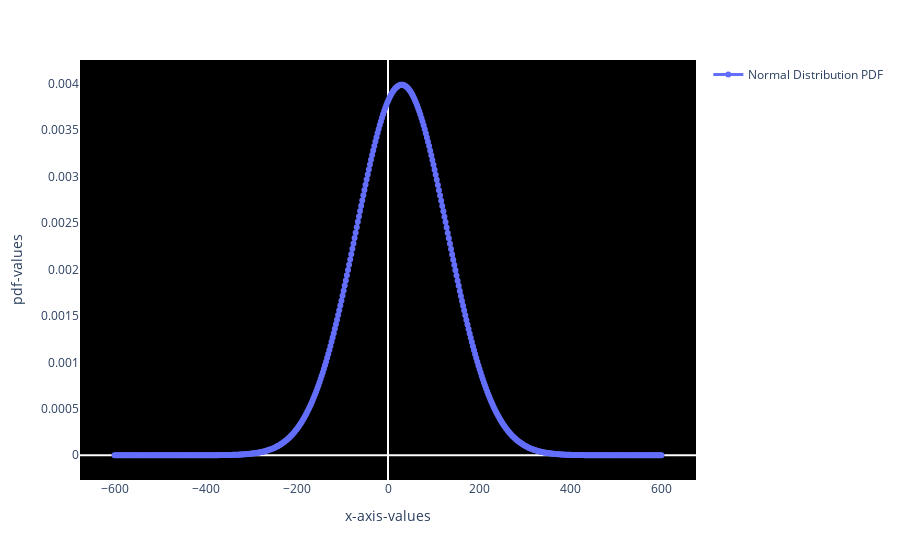

This figure's notebook cell:
### Code cell
mu = 30
std = 100
data = np.linspace(-600,600,500)
norm_pdf = stats.norm.pdf(data,mu,std)

fig = px.line(x=data,y=norm_pdf)

fig.update_traces(
    mode="lines+markers",
    name="Normal Distribution PDF",
    line=dict(width=3,dash="solid"),
    showlegend=True,
)

fig.update_layout(
    xaxis = dict(title='x-axis-values',showgrid=False),
    yaxis = dict(title='pdf-values',showgrid=False),
    plot_bgcolor='black',
)
fig.show()

### Figure 1 — Plotly figure (JSON) as saved in the notebook; plotly's stock layout.template omitted (floating-point values rounded to 4 significant figures; data arrays with more than 128 entries replaced by an {"elided": "..."} marker saying what was removed)
{"data": [{"hovertemplate": "x=%{x}<br>y=%{y}<extra></extra>", "legendgroup": "", "line": {"color": "#636efa", "dash": "solid", "width": 3}, "marker": {"symbol": "circle"}, "mode": "lines+markers", "name": "Normal Distribution PDF", "orientation": "v", "showlegend": true, "type": "scatter", "x": {"elided": "500 float values"}, "xaxis": "x", "y": {"elided": "500 float values"}, "yaxis": "y"}], "layout": {"legend": {"tracegroupgap": 0}, "margin": {"t": 60}, "plot_bgcolor": "black", "xaxis": {"anchor": "y", "domain": [0, 1], "showgrid": false, "title": {"text": "x-axis-values"}}, "yaxis": {"anchor": "x", "domain": [0, 1], "showgrid": false, "title": {"text": "pdf-values"}}}}
